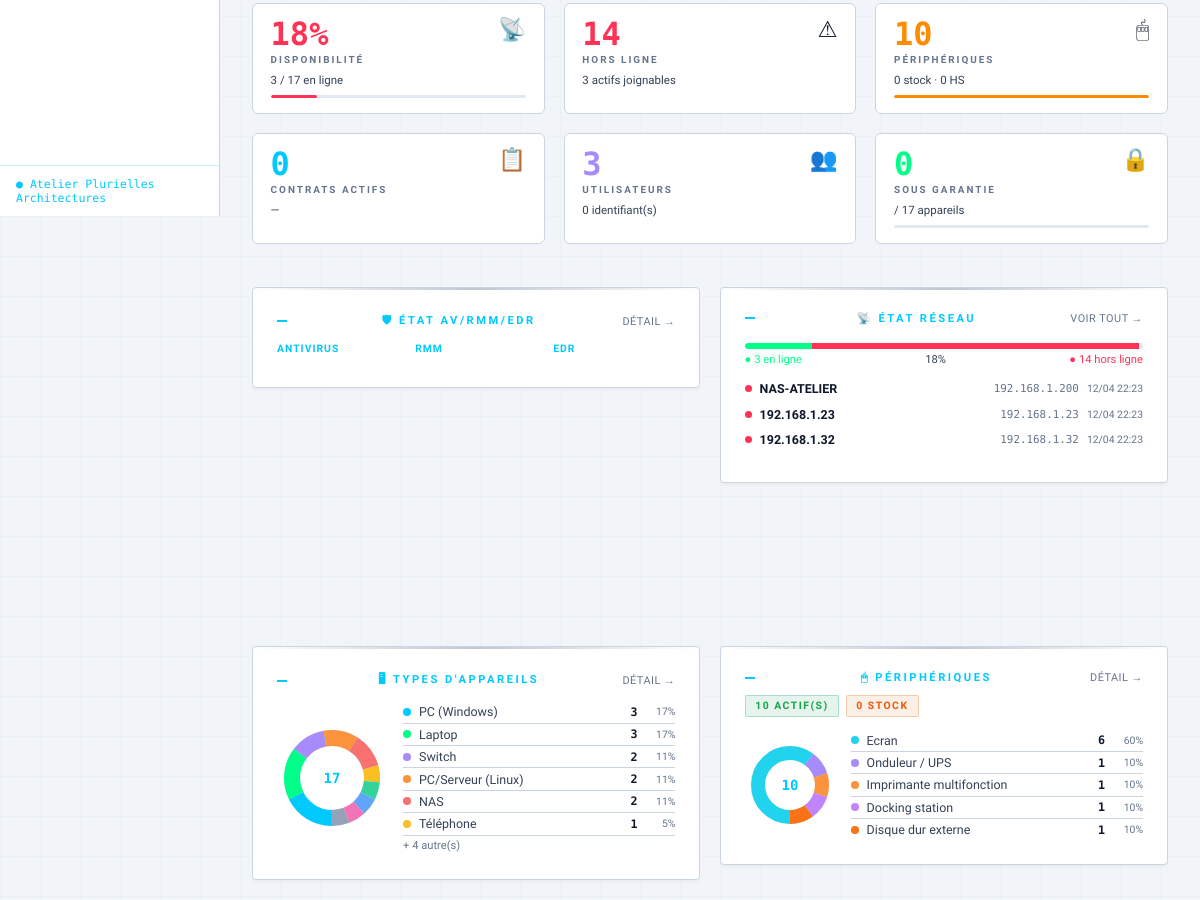
/client/3/dashboard (signed in, middle part), run on an earlier commit of the app's database.
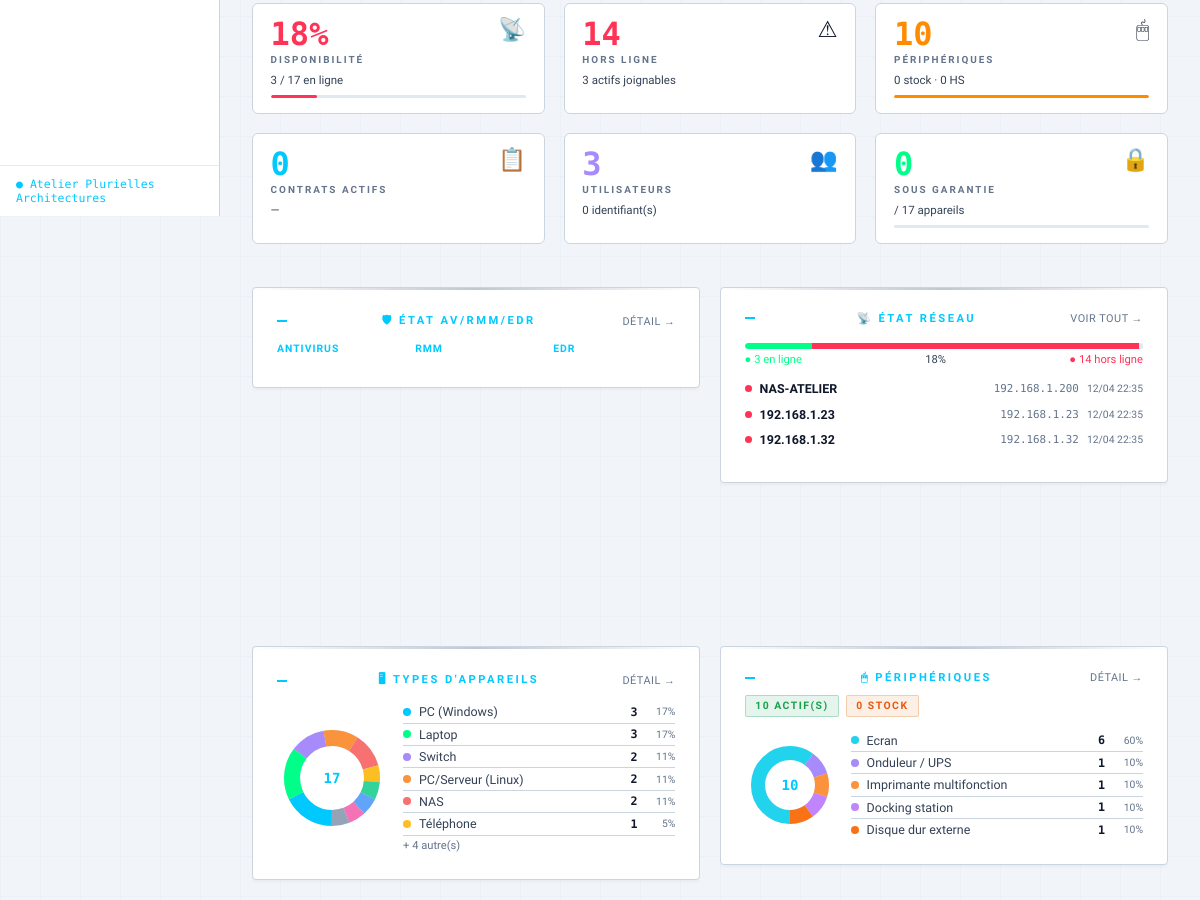
And on a later commit of the database.
### tables this page shows
CREATE TABLE appareils (
        id INTEGER PRIMARY KEY AUTOINCREMENT,
        client_id INTEGER NOT NULL,
        nom_machine TEXT DEFAULT '', type_appareil TEXT DEFAULT '',
        marque TEXT DEFAULT '', modele TEXT DEFAULT '', numero_serie TEXT DEFAULT '',
        adresse_ip TEXT DEFAULT '', adresse_mac TEXT DEFAULT '', nom_dns TEXT DEFAULT '',
        utilisateur TEXT DEFAULT '', service TEXT DEFAULT '', localisation TEXT DEFAULT '',
        date_achat TEXT DEFAULT '', duree_garantie INTEGER DEFAULT 0, date_fin_garantie TEXT DEFAULT '',
        fournisseur TEXT DEFAULT '', prix_achat REAL, numero_commande TEXT DEFAULT '',
        os TEXT DEFAULT '', version_os TEXT DEFAULT '', ram TEXT DEFAULT '', cpu TEXT DEFAULT '',
        stockage TEXT DEFAULT '', statut TEXT DEFAULT 'actif', dernier_ping TEXT DEFAULT '',
        en_ligne INTEGER DEFAULT 0, decouvert_scan INTEGER DEFAULT 0, ports_ouverts TEXT DEFAULT '',
        notes TEXT DEFAULT '', date_creation TEXT DEFAULT '', date_maj TEXT DEFAULT '',
        user_login TEXT DEFAULT '', user_password TEXT DEFAULT '',
        admin_login TEXT DEFAULT '', admin_password TEXT DEFAULT '',
        anydesk_id TEXT DEFAULT '', anydesk_password TEXT DEFAULT '', carte_graphique TEXT DEFAULT '', av_marque TEXT DEFAULT '', av_nom TEXT DEFAULT '', av_date_debut TEXT DEFAULT '', av_date_fin TEXT DEFAULT '', av_contrat_id INTEGER, garantie_alerte_ignoree INTEGER DEFAULT 0, edr_marque TEXT DEFAULT '', edr_nom TEXT DEFAULT '', edr_date_fin TEXT DEFAULT '', edr_contrat_id INTEGER, rmm_marque TEXT DEFAULT '', rmm_nom TEXT DEFAULT '', rmm_agent_id TEXT DEFAULT '', rmm_date_fin TEXT DEFAULT '', rmm_contrat_id INTEGER, logiciels TEXT DEFAULT '[]',
        FOREIGN KEY(client_id) REFERENCES clients(id) ON DELETE CASCADE);

### app.py (the view)
@app.route('/client/<int:cid>/dashboard')
@login_required
def client_dashboard_view(cid):
    if not get_client_access(cid):
        flash('Accès refusé à ce client', 'danger')
        return redirect(url_for('index'))
    session['client_id'] = cid
    return single_client_dashboard(cid)

### app.py (called while the page is built)
def retry_db_query(query_func, max_retries=5):
    retry_delay = 0.05  # 50ms initial
    for attempt in range(max_retries):
        try:
            return query_func()
        except sqlite3.OperationalError as e:
            if 'locked' in str(e).lower() and attempt < max_retries - 1:
                time.sleep(retry_delay * (2 ** attempt))
                continue
            else:
                raise e
        except Exception as e:
            raise e

@app.context_processor
def inject_auth_context():
    u = None
    uid = session.get('auth_user_id')
    if uid:
        try:
            conn = get_db()
            u = row_to_dict(conn.execute('SELECT id,login,nom,prenom,role,logo_fichier FROM auth_users WHERE id=?', (uid,)).fetchone() or {})
            conn.close()
        except Exception:
            logger.exception('Erreur inject_auth_context')
    return dict(auth_user=u)

@app.context_processor
def inject_csrf_token():
    return dict(csrf_token=_get_csrf_token())

@app.before_request
def csrf_protect():
    validate_csrf_request()

def _compute_device_types(stats):
    return {
        'repartition': stats['repartition'],
        'types_chart': stats['types_chart'],
    }

### templates/client_dashboard.html (shortened to what the changed rows need)
{% extends "base.html" %}
{% block content %}
{% if widget_order and enabled_widgets %}
<div class="widgets-grid">
    {% for widget_id in widget_order %}
        {% if widget_id in enabled_widgets %}
        <div class="widget-{{ widget_sizes.get(widget_id, 'large') if widget_sizes else 'large' }}{% if widget_id != 'kpi' %} widget-h-{{ widget_heights.get(widget_id, 'normal') if widget_heights else 'normal' }}{% endif %}" data-widget-id="{{ widget_id }}">
            {% if widget_id == 'critical-alerts' %}
                {% set critical = widget_data.critical_alerts if widget_data else {} %}
                {% if critical.alerts %}
                <div style="margin-bottom:1.5rem;">
                    <div class="s-head" style="color:var(--accent-red);">
                        <span>⚠ {{ critical.count }} alerte{{ 's' if critical.count > 1 }} critique{{ 's' if critical.count > 1 }}</span>
                    </div>
                    {% for alert in critical.alerts %}
                    <div class="alert-strip {% if alert.severity == 'critical' %}danger{% else %}warn{% endif %}">
                        <span>{% if alert.type == 'warranty_expired' %}🔒{% elif alert.type == 'warranty_expiring' %}🔒{% elif alert.type == 'contract_expired' %}📋{% elif alert.type == 'contract_expiring' %}📋{% elif alert.type == 'device_offline' %}📡{% elif alert.type == 'av_expiring' %}🛡{% else %}⚠{% endif %}</span>
                        <span class="as-label">{{ alert.device or alert.contract or 'Alerte' }}</span>
                        <span class="as-pill {% if alert.severity == 'critical' %}danger{% else %}warn{% endif %}">{{ alert.type.replace('_', ' ')|title }}</span>
                    </div>
                    {% endfor %}
                </div>
                {% endif %}
            {% elif widget_id == 'kpi' %}
                <div class="dash-row cols-6" style="margin-bottom:1.5rem;">
                    <div class="kpi {% if taux_dispo >= 80 %}green{% elif taux_dispo >= 50 %}orange{% else %}red{% endif %}">
                        <div class="kpi-top">
                            <div>
                                <div class="kpi-val">{{ taux_dispo }}%</div>
                                <div class="kpi-lbl">Disponibilité</div>
                            </div>
                            <span class="kpi-icon">📡</span>
                        </div>
                        <div class="kpi-sub">{{ nb_en_ligne }} / {{ nb_app_total }} en ligne</div>
                        <div class="kpi-bar"><div class="kpi-bar-fill" style="width:{{ taux_dispo }}%;background:{% if taux_dispo >= 80 %}var(--accent-green){% elif taux_dispo >= 50 %}var(--accent-orange){% else %}var(--accent-red){% endif %};"></div></div>
                    </div>
                    <div class="kpi {% if nb_hors_ligne > 0 %}red{% else %}green{% endif %}">
                        <div class="kpi-top">
                            <div>
                                <div class="kpi-val">{{ nb_hors_ligne }}</div>
                                <div class="kpi-lbl">Hors ligne</div>
                            </div>
                            <span class="kpi-icon">⚠</span>
                        </div>
                        <div class="kpi-sub">{{ nb_app_total - nb_hors_ligne }} actifs joignables</div>
                    </div>
                    <div class="kpi orange">
                        <div class="kpi-top">
                            <div>
                                <div class="kpi-val">{{ nb_periph }}</div>
                                <div class="kpi-lbl">Périphériques</div>
                            </div>
                            <span class="kpi-icon">🖱</span>
                        </div>
                        <div class="kpi-sub">{{ periph_stats.stock }} stock · {{ periph_stats.hs }} HS</div>
                        <div class="kpi-bar"><div class="kpi-bar-fill" style="width:{{ (periph_stats.actif / (nb_periph or 1) * 100)|int }}%;background:var(--accent-orange);"></div></div>
                    </div>
                    <div class="kpi accent">
                        <div class="kpi-top">
                            <div>
                                <div class="kpi-val">{{ nb_contrats }}</div>
                                <div class="kpi-lbl">Contrats actifs</div>
                            </div>
                            <span class="kpi-icon">📋</span>
                        </div>
                        {% if montant_annuel %}<div class="kpi-sub">≈ {{ "%.0f"|format(montant_annuel) }} € / an</div>{% else %}<div class="kpi-sub">—</div>{% endif %}
                    </div>
                    <div class="kpi purple">
                        <div class="kpi-top">
                            <div>
                                <div class="kpi-val">{{ nb_users }}</div>
                                <div class="kpi-lbl">Utilisateurs</div>
                            </div>
                            <span class="kpi-icon">👥</span>
                        </div>
                        <div class="kpi-sub">{{ nb_identifiants }} identifiant(s)</div>
                    </div>
                    {% if valeur_parc %}
                    <div class="kpi accent">
                        <div class="kpi-top">
                            <div>
                                <div class="kpi-val" style="font-size:1.4rem;">{{ "%.0f"|format(valeur_parc) }}€</div>
                                <div class="kpi-lbl">Valeur parc</div>
                            </div>
                            <span class="kpi-icon">💰</span>
                        </div>
                        <div class="kpi-sub">Prix d'achat total</div>
                    </div>
                    {% else %}
                    <div class="kpi green">
                        <div class="kpi-top">
                            <div>
                                <div class="kpi-val">{{ nb_garantie }}</div>
                                <div class="kpi-lbl">Sous garantie</div>
                            </div>
                            <span class="kpi-icon">🔒</span>
                        </div>
                        <div class="kpi-sub">/ {{ nb_app_total }} appareils</div>
                        <div class="kpi-bar"><div class="kpi-bar-fill" style="width:{{ (nb_garantie / (nb_app_total or 1) * 100)|int }}%;background:var(--accent-green);"></div></div>
                    </div>
                    {% endif %}
                </div>
            {% elif widget_id == 'network-status' %}
                <div class="dash-row cols-1" style="margin-bottom:1.5rem;">
                    <div class="card">
                        <div class="s-head">📡 État réseau <a href="/appareils">Voir tout →</a></div>
                        <div class="net-bar-wrap">
                            <div class="net-bar">
                                {% if nb_app_total %}
                                <div class="net-bar-on"  style="width:{{ (nb_en_ligne / nb_app_total * 100)|int }}%;"></div>
                                <div class="net-bar-off" style="width:{{ (nb_hors_ligne / nb_app_total * 100)|int }}%;"></div>
                                {% endif %}
                            </div>
                            <div class="net-legend">
                                <span style="color:var(--accent-green);">● {{ nb_en_ligne }} en ligne</span>
                                <span>{{ taux_dispo }}%</span>
                                {% if nb_hors_ligne > 0 %}<span style="color:var(--accent-red);">● {{ nb_hors_ligne }} hors ligne</span>{% endif %}
                            </div>
                        </div>
                        <div class="net-list">
                            {% for a in appareils %}
                            {% if not a.en_ligne and a.statut == 'actif' and a.adresse_ip %}
                            <div class="net-row">
                                <span class="net-led led-off"></span>
                                <span class="net-name">{{ a.nom_machine }}</span>
                                <span class="net-ip">{{ a.adresse_ip }}</span>
                                {% if a.dernier_ping_fmt %}<span class="net-ts">{{ a.dernier_ping_fmt }}</span>{% endif %}
                            </div>
                            {% endif %}
                            {% endfor %}
                            {% set en_ligne_list = appareils|selectattr('en_ligne')|list %}
                        </div>
                    </div>
                </div>
            {% endif %}
        </div>
        {% endif %}
    {% endfor %}
</div>
{% endif %}
{% endblock %}

What changed in the data, as far as the page shows it:
changed appareils "NAS-ATELIER": dernier_ping_fmt "12/04 22:23" → "12/04 22:35"
changed appareils (number 2 of 4 on the later page): dernier_ping_fmt "12/04 22:23" → "12/04 22:35"
changed appareils (number 3 of 4 on the later page): dernier_ping_fmt "12/04 22:23" → "12/04 22:35"
